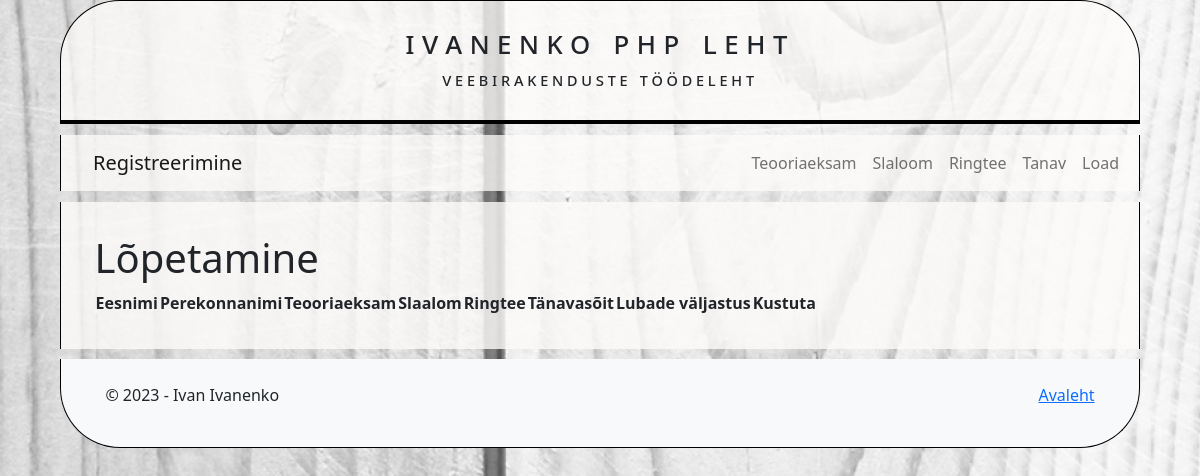
Page /content/Jalgrattaeksam/lubadeleht.php on the earlier database version.
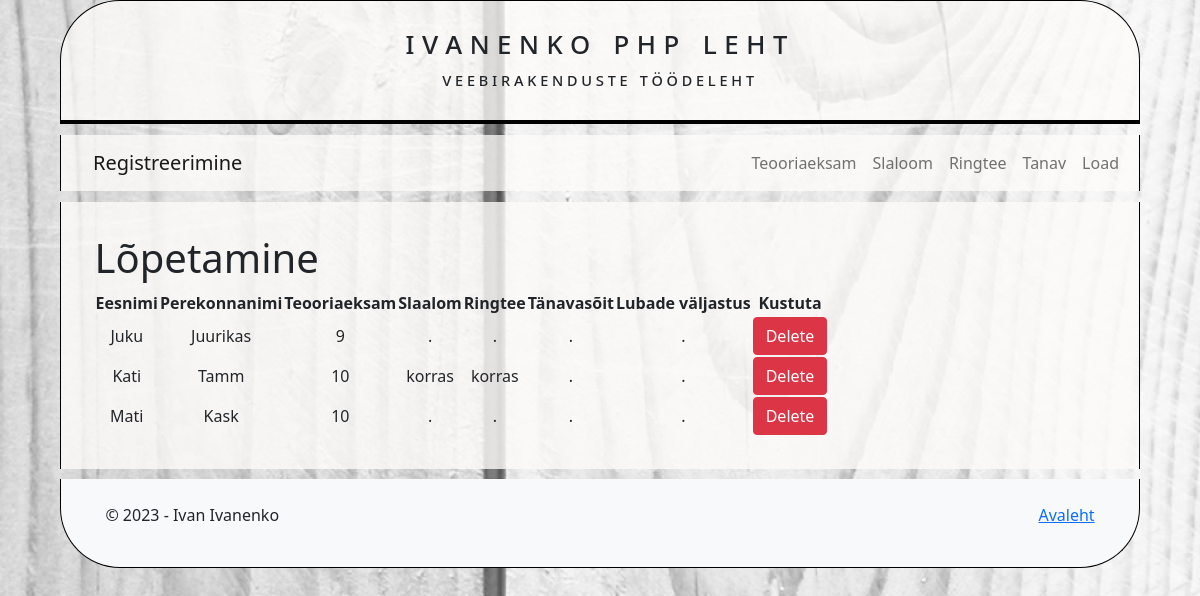
Same page on the later database version.
### tables this page shows
CREATE TABLE jalgrattaeksam(
                               id INT NOT NULL AUTO_INCREMENT PRIMARY KEY,
                               eesnimi VARCHAR(30),
                               perekonnanimi VARCHAR(30),
                               teooriatulemus INT DEFAULT -1,
                               slaalom INT DEFAULT -1,
                               ringtee INT DEFAULT -1,
                               t2nav INT DEFAULT -1,
                               luba INT DEFAULT -1
);

### content/Jalgrattaeksam/lubadeleht.php (the view, shortened to what this page needs)
<?php
require_once("../../config/conf.php");
function asenda($nr){
    if ($nr == -1) {
        return ".";
    } elseif ($nr == 1) {
        return "korras";
    } elseif ($nr == 2) {
        return "ebaõnnestunud";
    } else {
        return "Tundmatu number";
    }
}
$kask = $yhendus->prepare(
    "SELECT id, eesnimi, perekonnanimi, teooriatulemus, slaalom, ringtee, t2nav, luba FROM jalgrattaeksam");
$kask->bind_result($id, $eesnimi, $perekonnanimi, $teooriatulemus, $slaalom, $ringtee, $t2nav, $luba);
$kask->execute();
?>
<!doctype html>
<html lang="et">
<?php
include ("header.php")
?>
<?php
include ("navigation.php")
?>
<head>
    <link rel="stylesheet" type="text/css" href="../../css/style_second_design.css">
    <link rel="stylesheet" href="../../css/bootstrap.min.css">
</head>
<body>
<main>
    <div class="container-fluid">
    <h1>Lõpetamine</h1>
    <table>
        <tr>
            <th>Eesnimi</th>
            <th>Perekonnanimi</th>
            <th>Teooriaeksam</th>
            <th>Slaalom</th>
            <th>Ringtee</th>
            <th>Tänavasõit</th>
            <th>Lubade väljastus</th>
            <th>Kustuta</th>
        </tr>
        <?php
        while ($kask->fetch()) {
            $asendatud_slaalom = asenda($slaalom);
            $asendatud_ringtee = asenda($ringtee);
            $asendatud_t2nav = asenda($t2nav);
            $loalahter = ".";
            echo "
 <tr>
 <td>$eesnimi</td>
 <td>$perekonnanimi</td>
 <td>$teooriatulemus</td>
 <td>$asendatud_slaalom</td>
 <td>$asendatud_ringtee</td>
 <td>$asendatud_t2nav</td>
 <td>$loalahter</td>
 <td>";
            echo "<a href='lubadeleht.php?kustuta=$id'
                onclick=\"return confirm('Kas ikka soovid kustutada?')\">
                <button type='button' class='btn btn-danger'>Delete</button></a>";
            echo "</td>
 </tr>
 ";
        }
        ?>
    </table>
    </div>
</main>
<?php
include ("footer.php")
?>
</body>
</html>

### content/Jalgrattaeksam/header.php
<header>
    <h1 id="texth1">Ivanenko PHP leht</h1>
    <h2 id="texth2">Veebirakenduste töödeleht</h2>
</header>

### content/Jalgrattaeksam/navigation.php (shortened to what this page needs)
<nav class="navbar navbar-expand-md navbar-light sticky-top" id="menu">
    <div class="container-fluid">
        <a class="navbar-brand" href="registreerimine.php">Registreerimine</a>
        <div class="collapse navbar-collapse" id="navbarNav">
            <ul class="navbar-nav ml-auto">
                <li class="nav-item active">
                    <a class="nav-link" href="Teooriaeksam.php">Teooriaeksam</a>
                </li>
                <li class="nav-item">
                    <a class="nav-link" href="Slaloom.php">Slaloom</a>
                </li>
                <li class="nav-item">
                    <a class="nav-link" href="Ringtee.php">Ringtee</a>
                </li>
                <li class="nav-item">
                    <a class="nav-link" href="tanav.php">Tanav</a>
                </li>
                <li class="nav-item">
                    <a class="nav-link" href="lubadeleht.php">Load</a>
                </li>
            </ul>
        </div>
    </div>
</nav>

### content/Jalgrattaeksam/footer.php
<footer class="bg-light py-4">
    <div class="container">
        <div class="row">
            <div class="col-md-6">
                <p>&copy; 2023 - Ivan Ivanenko</p>
            </div>
            <div class="col-md-6 text-md-end">
                <ul class="list-inline">
                    <li class="list-inline-item"><a href="../index.html">Avaleht</a></li>
                </ul>
            </div>
        </div>
    </div>
</footer>

### css/style_second_design.css (style rules this page uses)
html body { height:100%; }
body { background-image:url(../pictures/background.jpg); color:#2F4F4F; font-family:'Comic Sans MS', serif; padding-left:5%; padding-right:5%; display:flex; flex-direction:column; justify-content:center; align-items:center; height:100vh; }
header { border-bottom:solid 3pt #000; width:100%; background-color:rgba(254,252,251,0.75); border-top:solid 1pt #000; border-left:solid 1pt #000; border-right:solid 1pt #000; border-top-left-radius:60px; border-top-right-radius:60px; padding:2%; }
main { margin-top:1%; width:100%; background-color:rgba(254,252,251,0.8); border-left:solid 1pt #000; border-right:solid 1pt #000; padding:3% 2%; }
header h1 { letter-spacing:.2cm; font-variant-caps:all-petite-caps; font-size:xx-large; text-align:center; }
header h2 { letter-spacing:.1cm; font-variant-caps:all-petite-caps; font-size:large; text-align:center; }
nav { margin-top:1%; width:100%; background-color:rgba(254,252,251,0.75); border-left:solid 1pt #000; border-right:solid 1pt #000; margin-left: auto; }
.navbar-brand { padding-left: 20px; margin-right: auto; }
.navbar-nav { margin-left: auto; }
footer { width:100%; margin-top:1%; background-color:rgba(254,252,251,0.55); border-bottom:solid 1pt #000000; border-left:solid 1pt #000000; border-right:solid 1pt #000000; border-bottom-left-radius:60px; border-bottom-right-radius:60px; padding:3%; }
table { text-align: center; }

Differences in the rows shown:
added jalgrattaeksam: eesnimi "Juku", perekonnanimi "Juurikas", teooriatulemus "9", slaalom ".", ringtee ".", t2nav ".", loalahter "."
added jalgrattaeksam: eesnimi "Kati", perekonnanimi "Tamm", teooriatulemus "10", slaalom "korras", ringtee "korras", t2nav ".", loalahter "."
added jalgrattaeksam: eesnimi "Mati", perekonnanimi "Kask", teooriatulemus "10", slaalom ".", ringtee ".", t2nav ".", loalahter "."
